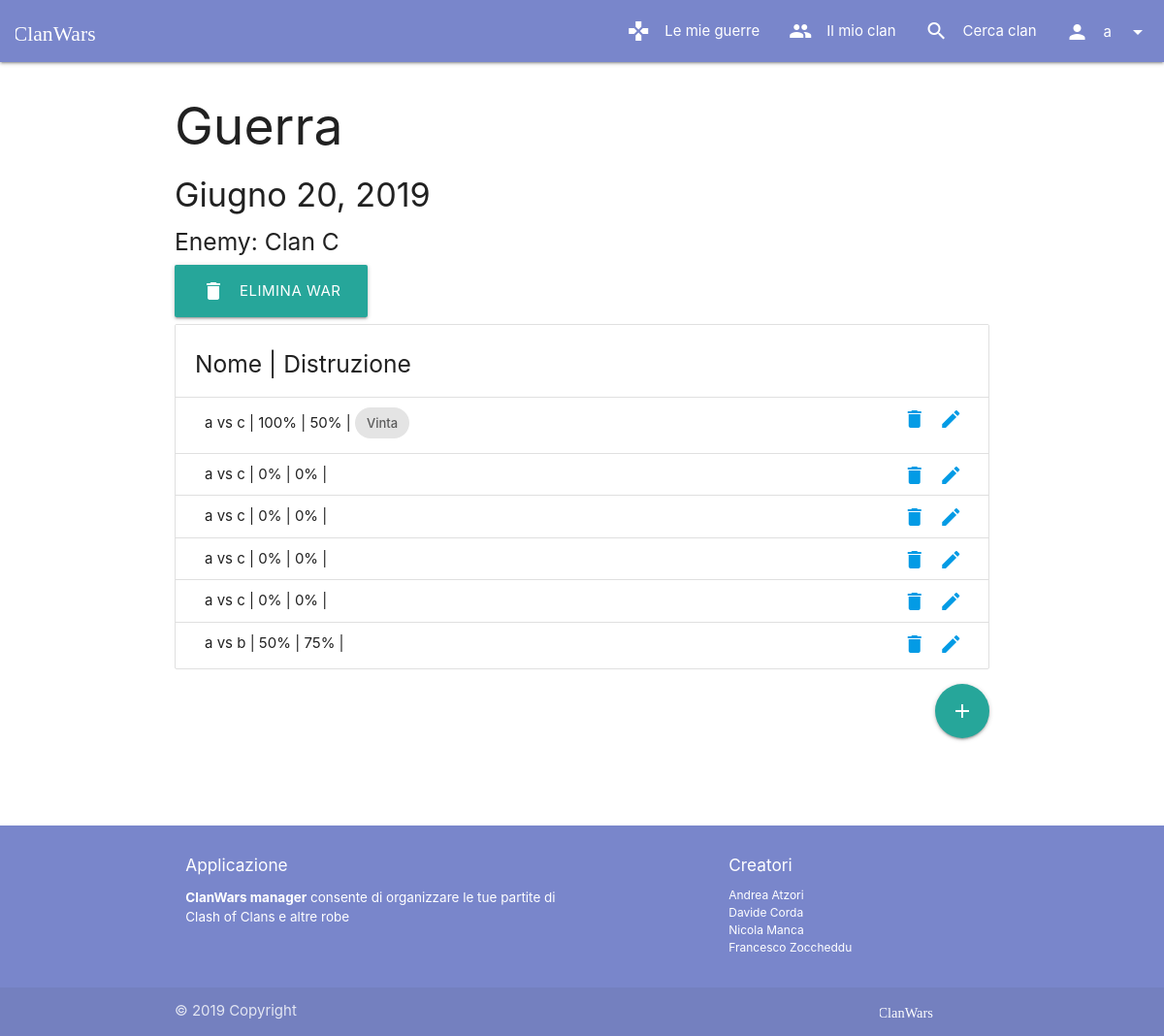
Page /wars/21 (signed in) on the committed database.
### manager/models.py (models this page shows, shortened)
class User(AbstractUser):
    clan = models.ForeignKey("Clan", on_delete=models.SET_NULL, null=True, blank=True, related_name="members")
    def __str__(self):
        return self.username

class War(models.Model):
    allyClan = models.ForeignKey(Clan, on_delete=models.CASCADE, related_name="wars", null=False, blank=False)
    enemyClanName = models.TextField(max_length=30)
    date = models.DateField()
    def __str__(self):
        return f"{self.allyClan.name} vs {self.enemyClanName} @{self.date}"

class Battle(models.Model):
    ally = models.ForeignKey(User, on_delete=models.CASCADE, related_name="battles", null=False, blank=False)
    enemy = models.ForeignKey(EnemyUserSnapshot, on_delete=models.CASCADE, related_name="battles", null=False, blank=False)
    allyDestruction = models.SmallIntegerField(validators=[MinValueValidator(0), MaxValueValidator(100)], default=0)
    enemyDestruction = models.SmallIntegerField(validators=[MinValueValidator(0), MaxValueValidator(100)], default=0)
    allyVictory = models.BooleanField(default=False)
    war = models.ForeignKey(War, on_delete=models.CASCADE, related_name="battles", null=False, blank=False)

class EnemyUserSnapshot(models.Model):
    username = models.TextField(max_length=30)
    war = models.ForeignKey(War, on_delete=models.CASCADE, related_name="enemies", null=False, blank=False)

### manager/views/wars.py (the view)
# urls.py: path(r'<int:pk>', login_required(WarDetailView.as_view()), name='wars_details'),
class WarDetailView(DetailView):
    template_name = "wars/details.html"
    context_object_name = "war"
    model = War
    def get_object(self):
        war = super().get_object()
        if self.request.user.clan != war.allyClan:
            raise PermissionDenied()
        return war

### manager/models.py (called while the page is built)
    def get_absolute_url(self):
        return reverse("clans_details", kwargs={'pk': self.pk})

### manager/templatetags/toasts.py (called while the page is built)
@register.simple_tag
def toast_if(condition, message, icon=None):
    return mark_safe(toast(message, icon) if condition else "")

### manager/templates/wars/details.html (shortened to what this page needs)
{% extends 'base.html' %}
{% block content %}
<h2>Guerra </h2>
<h4>{{war.date}}</h4>
<h5>Enemy: {{war.enemyClanName}}</h5>
{% if war.allyClan.clanMaster == user %}
<form method="POST" id="deleteForm" action="{% url 'wars_delete' war.pk %}">
    <a class="waves-effect waves-light btn-large" onclick="this.parentNode.submit()"><i
            class="material-icons left">delete</i>Elimina War</a>
</form>
{% endif %}
<ul class="collection with-header">
    <li class="collection-header">
        <h5>Nome | Distruzione</h5>
    </li>
    {% for battle in war.battles.all %}
    <li class="collection-item">
        <div>{{battle.ally}} vs {{battle.enemy.username}} | {{battle.allyDestruction}}% | {{battle.enemyDestruction}}% |
            {% if battle.allyVictory %}
            <div class="chip">
                Vinta
            </div>
            {% endif %}
            {% if battle.ally == user or battle.ally.clan.clanMaster == user %}
            <form method="POST" class="secondary-content" action="{% url 'battles_update' battle.pk %}">
                <a class=" waves-effect waves-circle" onclick="this.parentNode.submit()">
                    <i class="material-icons">edit</i>
                </a>
            </form>
            <form method="POST" class="secondary-content" action="{% url 'battles_delete' battle.pk %}">
                <a class=" waves-effect waves-circle" onclick="this.parentNode.submit()">
                    <i class="material-icons">delete</i>
                </a>
            </form>
            {% endif %}
        </div>
    </li>
    {% endfor %}
</ul>
<form method="POST" id="addForm" action="{% url 'wars_addbattle' war.pk %}">
    <a class="btn-floating btn-large waves-effect waves-light right" onclick="this.parentNode.submit()"><i
            class="material-icons">add</i></a>
</form>
{% load toasts %}
{% endblock %}

### manager/templates/commons/navbar.html (shortened to what this page needs)
{% load static %}
<nav>
    <div class="nav-wrapper">
        <a href="{% url 'home' %}" class="brand-logo">
            <img class="logo-img" src="{% static "images/logotype.svg" %}">
        </a>
        <ul class="right hide-on-med-and-down">
            {% if request.user.is_authenticated %}
            {% if request.user.clan is not None %}
            <li class="waves-effect">
                <a href="{% url 'wars_list' %}">
                    <i class="material-icons left">gamepad</i>
                    Le mie guerre
                </a>
            </li>
            {% endif %}
            <li class="waves-effect">
                {% if request.user.clan is not None %}
                <a href="{{user.clan.get_absolute_url}}">
                    <i class="material-icons left">people</i>
                    Il mio clan
                </a>
                {% else %}
                <a href="{% url 'clans_create' %}">
                    <i class="material-icons left">add</i>
                    Crea clan
                </a>
                {% endif %}
            </li>
            {% endif %}
            <li class="waves-effect">
                <a href="{% url 'clans_list' %}">
                    <i class="material-icons left">search</i>
                    Cerca clan
                </a>
            </li>
            {% if request.user.is_authenticated %}
            <li>
                <a class="dropdown-trigger waves-effect no-autoinit" href="#!" data-target="logout-dropdown">
                    <i class="material-icons left">person</i>
                    {{user.username}}
                    <i class="material-icons right">arrow_drop_down</i>
                </a>
            </li>
            {% endif %}
        </ul>
    </div>
</nav>

### manager/static/css/style.css (style rules this page uses)
.logo-img { max-height: 64px !important; padding: 15px 0 !important; margin-left: 0.5em; margin-right: 0.5em; }
body { display: flex; min-height: 100vh; flex-direction: column; }

### rows in the picture
User: username "a"
War: date "Giugno 20, 2019", enemyClanName "Clan C"
Battle: ally "a", enemy.username "c", allyDestruction "100", enemyDestruction "50", allyVictory "Vinta"
Battle: ally "a", enemy.username "c", allyDestruction "0", enemyDestruction "0"
Battle: ally "a", enemy.username "c", allyDestruction "0", enemyDestruction "0"
Battle: ally "a", enemy.username "c", allyDestruction "0", enemyDestruction "0"
Battle: ally "a", enemy.username "c", allyDestruction "0", enemyDestruction "0"
Battle: ally "a", enemy.username "b", allyDestruction "50", enemyDestruction "75"
